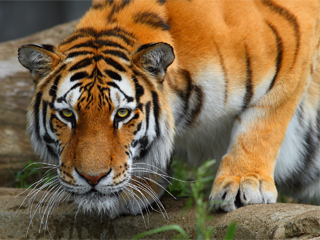
#> input picture 2_Spatial_Domain/tiger.bmp, 320 x 240 px
$ python plots_kjb.py
#> lines starting #> are read from the running program, lines starting #| are printed output that depends on the picture
from PIL import Image
import numpy as np
from math import floor
import matplotlib.pyplot as plt

img = Image.open("tiger.bmp")
#> img is the input picture: PIL image 320x240 RGB; mean R, G, B 129.6, 105.6, 74.3
width, height = img.size
#> width = 320; height = 240
i = 0
delta, gama = 0, 3
m_b1, b1 = '', 0


def bright(x, y):
    return img.getpixel((x, y))[0] * 0.2989 + img.getpixel((x, y))[1] * 0.58662 + img.getpixel((x, y))[2] * 0.11448


def SV(x, y, b, d):
    return round(img.getpixel((x, y))[2] + (2 * b - 1) * d * bright(x, y))


# translate a digit from decimal system to binary system
def D_B(x):
    v = ''
    for i in range(8):
        v += (str)(x % 2)
        x = floor(x / 2)
    return v


# translate a digit from binary system to decimal system
def B_D(binary):
    str1 = str(binary)
    decimal = 0
    for i in range(len(str1)):
        decimal = decimal + (int(str1[i]) * (2 ** i))
    return decimal


m = open('secret_message.txt', 'r').read()
#> (reads 2_Spatial_Domain/secret_message.txt from the repository)
m_ascii = [ord(i) for i in m]
m_b = ''
for i in m_ascii:
    m_b += D_B(i)


def encode(d):
#> called with d = 0.01
    for i in range(gama, height - gama):
        b = SV(i, i, int(m_b[i - gama]), d)
        pixel = list(img.getpixel((i, i)))
        if 0 <= b <= 255:
            pixel[2] = b
        elif b > 255:
            pixel[2] = 255
        elif b < 0:
            pixel[2] = 0
        img.putpixel((i, i), tuple(pixel))
#> this loop made 234 passes
#> b on passes 1 to 3: 57, 57, 58
    img.save("secret_img_kjb.bmp", "BMP")


def decode():
    secret_img = Image.open("secret_img_kjb.bmp")
    width, height = secret_img.size
#> width = 320; height = 240
    global m_b1
    m_b1 = ''
    for y in range(gama, height - gama):
        tmp = 0
        for i in range(y - gama, y):
            tmp += secret_img.getpixel((y, i))[2]
        for i in range(y - gama, y):
            tmp += secret_img.getpixel((i, y))[2]
        for i in range(y + 1, y + gama + 1):
            tmp += secret_img.getpixel((y, i))[2]
        for i in range(y + 1, y + gama + 1):
            tmp += secret_img.getpixel((i, y))[2]

        b1 = tmp / (4 * gama)

        if b1 < secret_img.getpixel((y, y))[2]:
            m_b1 += '1'
        elif b1 > secret_img.getpixel((y, y))[2]:
            m_b1 += '0'
    return secret_img


def v():
    v = 0
    for i in range(len(m_b1)):
        if m_b1[i] == m_b[i]:
            v += 1
#> after the loop, v = 115
    return v / len(m_b1)


def w(secret_img):
    w = 0
    img = Image.open("tiger.bmp")
    for i in range(gama, height - gama):
        w += abs(secret_img.getpixel((i, i))[2] - img.getpixel((i, i))[2])
#> this loop made 234 passes
#> w on passes 1 to 3: 1, 2, 3
#> after the loop, w = 199

    return (w * 100) / (len(m_b1) * 256)


vv = list(list())
ww = list(list())

# fill the array with different metrics of coding
for delta in np.arange(0.01, 1, 0.05):
    encode(delta)
    s_img = decode()
    vv.append([delta, v()])
    ww.append([delta, w(s_img)])

# rotate the 2d array by 90 degrees
vv = list(zip(*vv))
ww = list(zip(*ww))
print(vv)
print(ww)

# build plots
plt.plot(vv[0], vv[1])
plt.show()
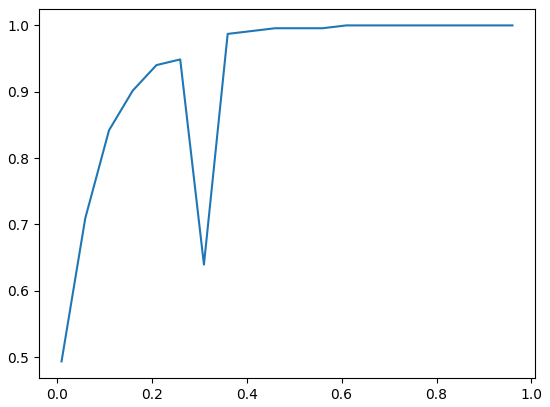
#> figure drawn by matplotlib, 1 panel; curve peaks at x = 0.61, y = 1
plt.plot(ww[0], ww[1])
plt.show()
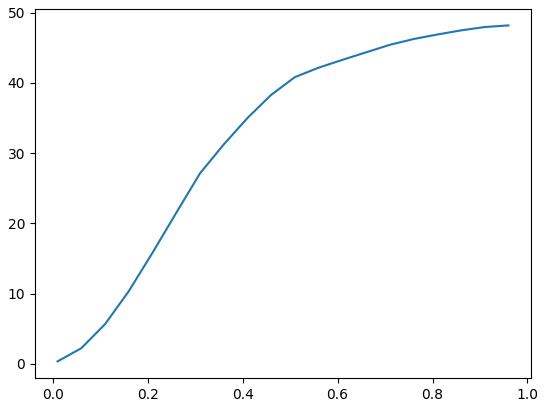
#> figure drawn by matplotlib, 1 panel; curve peaks at x = 0.96, y = 48.19
plt.plot(vv[1], ww[1])
plt.show()
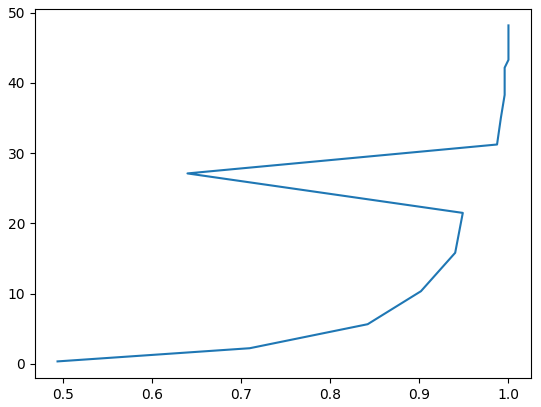
#> figure drawn by matplotlib, 1 panel
